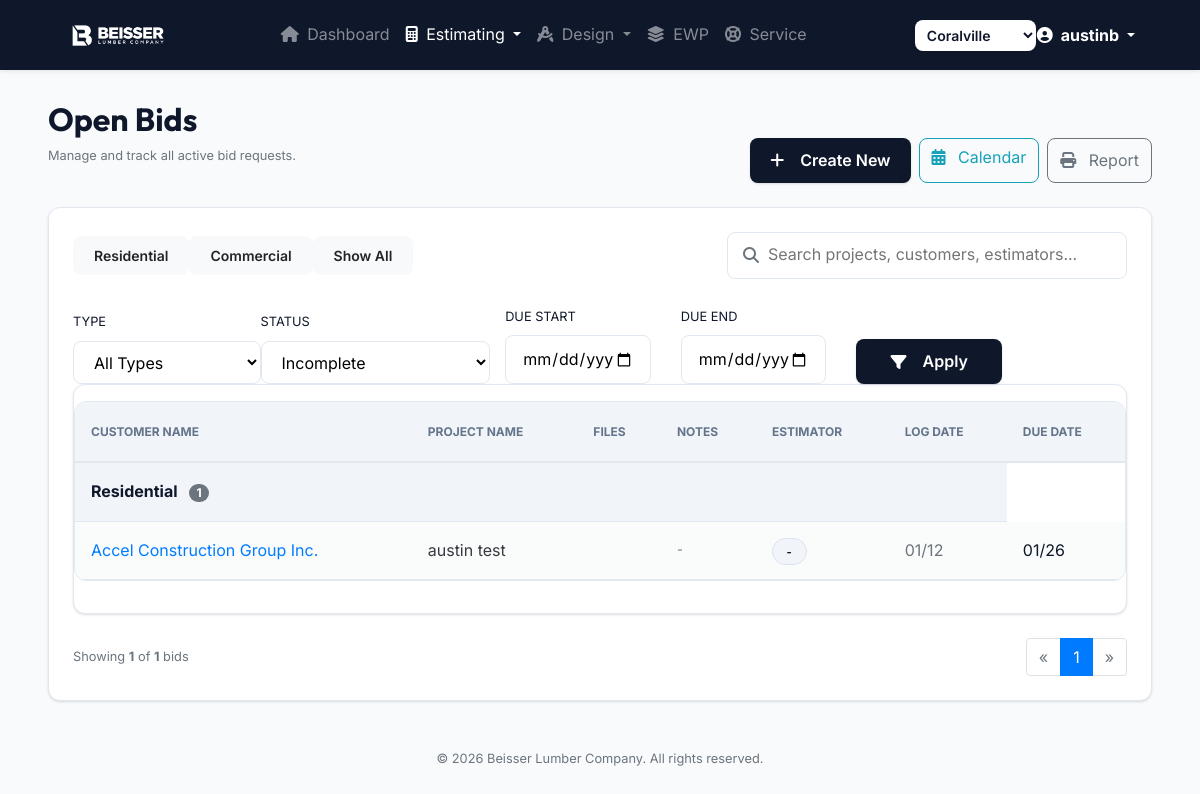
The page /open_bids (signed in) on the database as committed earlier.
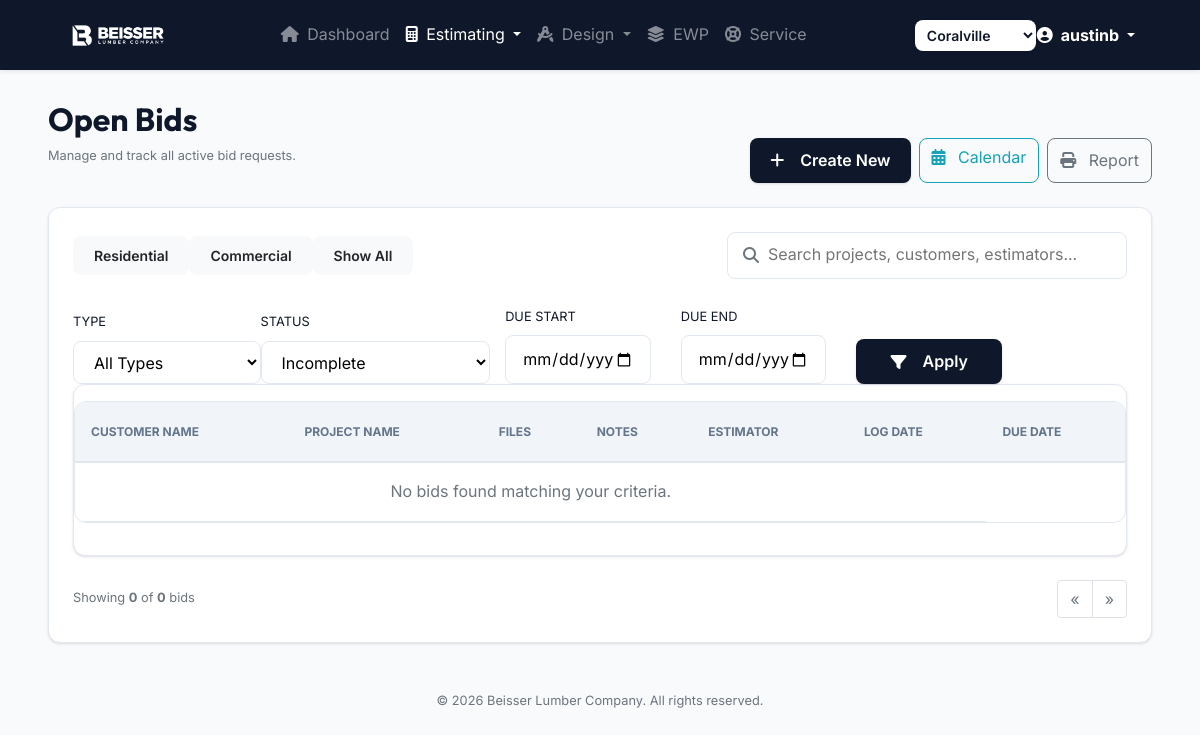
The same page on the database as committed later.
### project/models.py (models this page shows, shortened)
class Bid(db.Model):
    id = db.Column(db.Integer, primary_key=True)
    plan_type = db.Column(db.String(50), nullable=False)
    customer_id = db.Column(db.Integer, db.ForeignKey('customer.id'), nullable=False)
    sales_rep_id = db.Column(db.Integer, db.ForeignKey('user.id'), nullable=True)
    project_name = db.Column(db.String(100), nullable=False)
    estimator_id = db.Column(db.Integer, db.ForeignKey('estimator.estimatorID', name='fk_estimator_id'), nullable=True)
    status = db.Column(db.String(50), default='Incomplete')
    log_date = db.Column(db.DateTime, default=datetime.utcnow)
    due_date = db.Column(db.DateTime, default=datetime.utcnow() + timedelta(weeks=2))
    completion_date = db.Column(db.DateTime, nullable=True)
    bid_date = db.Column(db.DateTime, nullable=True)
    flexible_bid_date = db.Column(db.Boolean, default=False)
    include_specs = db.Column(db.Boolean, default=False) # Master toggle
    include_framing = db.Column(db.Boolean, default=False)
    include_siding = db.Column(db.Boolean, default=False)
    include_shingle = db.Column(db.Boolean, default=False)
    include_deck = db.Column(db.Boolean, default=False)
    include_trim = db.Column(db.Boolean, default=False)
    include_window = db.Column(db.Boolean, default=False)
    include_door = db.Column(db.Boolean, default=False)
    framing_notes = db.Column(db.Text, nullable=True)
    siding_notes = db.Column(db.Text, nullable=True)
    deck_notes = db.Column(db.Text, nullable=True)
    trim_notes = db.Column(db.Text, nullable=True)
    window_notes = db.Column(db.Text, nullable=True)
    door_notes = db.Column(db.Text, nullable=True)
    shingle_notes = db.Column(db.Text, nullable=True)
    framing = db.relationship('Framing', backref='bid', uselist=False, cascade="all, delete-orphan")
    siding = db.relationship('Siding', backref='bid', uselist=False, cascade="all, delete-orphan")
    shingle = db.relationship('Shingle', backref='bid', uselist=False, cascade="all, delete-orphan")
    deck = db.relationship('Deck', backref='bid', uselist=False, cascade="all, delete-orphan")
    trim = db.relationship('Trim', backref='bid', uselist=False, cascade="all, delete-orphan")
    window = db.relationship('Window', backref='bid', uselist=False, cascade="all, delete-orphan")
    door = db.relationship('Door', backref='bid', uselist=False, cascade="all, delete-orphan")
    plan_filename = db.Column(db.String(255), nullable=True)
    email_filename = db.Column(db.String(255), nullable=True)
    notes = db.Column(db.Text, nullable=True)
    last_updated_by = db.Column(db.String(150), nullable=True)
    last_updated_at = db.Column(db.DateTime, nullable=True, default=datetime.utcnow)
    branch_id = db.Column(db.Integer, db.ForeignKey('branch.branch_id'), nullable=True)
    customer = db.relationship('Customer', backref=db.backref('bid', lazy=True))
    sales_rep = db.relationship('User', foreign_keys=[sales_rep_id], backref=db.backref('bids_as_rep', lazy=True))
    estimator = db.relationship('Estimator', backref=db.backref('bid', lazy=True))
    branch = db.relationship('Branch', backref=db.backref('bids', lazy=True))
    files = db.relationship('BidFile', backref='bid', cascade="all, delete-orphan", lazy=True)

class Customer(db.Model):
    id = db.Column(db.Integer, primary_key=True)
    customerCode = db.Column(db.String(100), nullable=False, unique=True)
    name = db.Column(db.String(100), nullable=False, unique=False)
    branch_id = db.Column(db.Integer, db.ForeignKey('branch.branch_id'), nullable=True)
    branch = db.relationship('Branch', backref=db.backref('customers', lazy=True))
    sales_agent = db.Column(db.String(150), nullable=True)

### project/blueprints/main/routes.py (the view)
@main.route('/open_bids', methods=['GET'])
@login_required
def open_bids():
    sort_column = request.args.get('sort', 'due_date')
    sort_direction = request.args.get('direction', 'asc')
    if sort_direction not in ['asc', 'desc']:
        sort_direction = 'asc'
    plan_type_filter = request.args.get('plan_type', 'all')
    status_filter = request.args.get('status', 'Incomplete')
    due_date_start_str = request.args.get('due_date_start')
    due_date_end_str = request.args.get('due_date_end')
    due_date_start = None
    due_date_end = None
    if due_date_start_str:
        try:
            due_date_start = datetime.strptime(due_date_start_str, '%Y-%m-%d')
        except ValueError:
            due_date_start = None
    if due_date_end_str:
        try:
            due_date_end = datetime.strptime(due_date_end_str, '%Y-%m-%d')
        except ValueError:
            due_date_end = None
    page = request.args.get('page', 1, type=int)
    per_page = request.args.get('per_page', 50, type=int)
    search_query = request.args.get('search', '').strip()
    quick_filter = request.args.get('quick_filter', '')
    if quick_filter == 'residential':
        plan_type_filter = 'Residential'
        status_filter = 'Incomplete'
    elif quick_filter == 'commercial':
        plan_type_filter = 'Commercial'
        status_filter = 'Incomplete'
    column_map = {
        'plan_type': Bid.plan_type,
        'customer_name': Customer.name,
        'project_name': Bid.project_name,
        'estimator': Estimator.estimatorName,
        'status': Bid.status,
        'log_date': Bid.log_date,
        'due_date': Bid.due_date,
        'notes': Bid.notes
    }
    sort_column_attr = column_map.get(sort_column, Bid.log_date)
    if sort_direction == 'desc':
        sort_column_attr = sort_column_attr.desc()
    query = db.session.query(Bid).join(Customer).join(Estimator, isouter=True)
    from flask import session
    branch_id = session.get('branch_id')
    if branch_id and branch_id != 0:
        query = query.filter(Bid.branch_id == branch_id)
    if search_query:
        search_filter = f"%{search_query}%"
        query = query.filter(
            db.or_(
                Bid.project_name.ilike(search_filter),
                Customer.name.ilike(search_filter),
                Estimator.estimatorName.ilike(search_filter),
                Bid.notes.ilike(search_filter)
            )
        )
    else:
        if status_filter != 'all':
            query = query.filter(Bid.status == status_filter)
        if plan_type_filter != 'all':
            query = query.filter(Bid.plan_type == plan_type_filter)
        if due_date_start:
            query = query.filter(Bid.due_date >= due_date_start)
        if due_date_end:
            query = query.filter(Bid.due_date <= due_date_end)
    query = query.order_by(sort_column_attr)
    pagination = query.paginate(page=page, per_page=per_page)
    open_bids = pagination.items
    bids_by_plan_type = {}
    for bid in open_bids:
        if bid.plan_type not in bids_by_plan_type:
            bids_by_plan_type[bid.plan_type] = []
        bids_by_plan_type[bid.plan_type].append(bid)
    total_bids_by_plan_type = {}
    for plan_type, bids in bids_by_plan_type.items():
        total_bids_by_plan_type[plan_type] = len(bids)
    plan_types = [pt[0] for pt in db.session.query(Bid.plan_type).distinct().all()]
    statuses = ['all', 'Incomplete']
    branches = Branch.query.all()
    now = datetime.now()
    return render_template('open_bids.html', bids_by_plan_type=bids_by_plan_type, sort_column=sort_column, sort_direction=sort_direction,
                           plan_types=plan_types, statuses=statuses, current_status=status_filter, current_plan_type=plan_type_filter,
                           due_date_start=due_date_start_str, due_date_end=due_date_end_str, pagination=pagination, total_bids_by_plan_type=total_bids_by_plan_type,
                           branches=branches, current_branch_id=branch_id, now=now, search_query=search_query)

### project/blueprints/main/routes.py (called while the page is built)
@main.context_processor
def inject_s3_url():
    return dict(get_s3_url=get_s3_url)

### project/templates/open_bids.html (shortened to what the changed rows need)
{% extends "base.html" %}
{% block content %}
<div class="d-flex justify-content-between align-items-end mb-4">
    <div>
        <h2 class="display-5 font-weight-bold" style="font-family: 'Outfit', sans-serif;">Open Bids</h2>
    </div>
</div>
<div class="filter-panel">
    <div class="table-card">
        <div class="table-responsive">
            <table class="table-premium mb-0">
                <thead>
                    <tr>
                        <th>Customer Name</th>
                        <th>Project Name</th>
                        <th>Files</th>
                        <th>Notes</th>
                        <th>Estimator</th>
                        <th>Log Date</th>
                        <th>Due Date</th>
                    </tr>
                </thead>
                <tbody id="bids-table-body">
                    {% if bids_by_plan_type %}
                    {% for plan_type, bids in bids_by_plan_type.items() %}
                    <tr class="plan-type-header">
                        <td colspan="6">{{ plan_type }} <span class="badge badge-pill badge-secondary ml-2">{{
                                total_bids_by_plan_type[plan_type] }}</span></td>
                    </tr>
                    {% for bid in bids %}
                    <tr>
                        <td><a href="{{ url_for('main.manage_bid', bid_id=bid.id) }}"
                                class="font-weight-600 text-primary">{{ bid.customer.name }}</a></td>
                        <td><a href="{{ url_for('main.manage_bid', bid_id=bid.id) }}" class="text-dark">{{
                                bid.project_name
                                }}</a></td>
                        <td>
                        </td>
                        <td class="text-muted small">{{ bid.notes if bid.notes else '-' }}</td>
                        <td><span class="badge-premium badge-active"
                                style="background: var(--surface-muted); color: var(--text-main);">{{
                                bid.estimator.estimatorName if bid.estimator else '-' }}</span></td>
                        <td class="text-muted">{{ bid.log_date.strftime('%m/%d') if bid.log_date else '-' }}</td>
                        <td><span
                                class="font-weight-600 {% if bid.due_date and bid.due_date < now %}text-danger{% endif %}">{{
                                bid.due_date.strftime('%m/%d') if bid.due_date else '-' }}</span></td>
                    </tr>
                    {% endfor %}
                    {% endfor %}
                    {% else %}
                    <tr>
                        <td colspan="6" class="text-center py-5 text-muted">No bids found matching your criteria.</td>
                    </tr>
                    {% endif %}
                </tbody>
            </table>
        </div>
    </div>
    <div class="d-flex justify-content-between align-items-center mt-4">
        <div class="small text-muted">
            Showing <strong>{{ pagination.per_page if pagination.per_page < pagination.total else pagination.total
                    }}</strong> of <strong>{{ pagination.total }}</strong> bids
        </div>
        <nav aria-label="Page navigation">
            <ul class="pagination mb-0">
                {% for page_num in pagination.iter_pages() %}
                <li class="page-item {% if page_num == pagination.page %}active{% endif %}">
                    <a class="page-link" href="{{ url_for('main.open_bids', page=page_num, **request.args) }}">{{
                        page_num
                        }}</a>
                </li>
                {% endfor %}
            </ul>
        </nav>
    </div>
    {% endblock %}

Rows that differ between the two databases and show on the page:
no longer on this page (row edited): Bid: plan_type "Residential", plan_type "1", customer.name "Accel Construction Group Inc.", project_name "austin test", notes "-", estimator "-", log_date "01/12", due_date "01/26"
Other text that changed with them:
{{ pagination.total }}: "1" → "0"
text no longer shown: "1"
text now shown: "No bids found matching your criteria. 0"
list line gone: "1"
